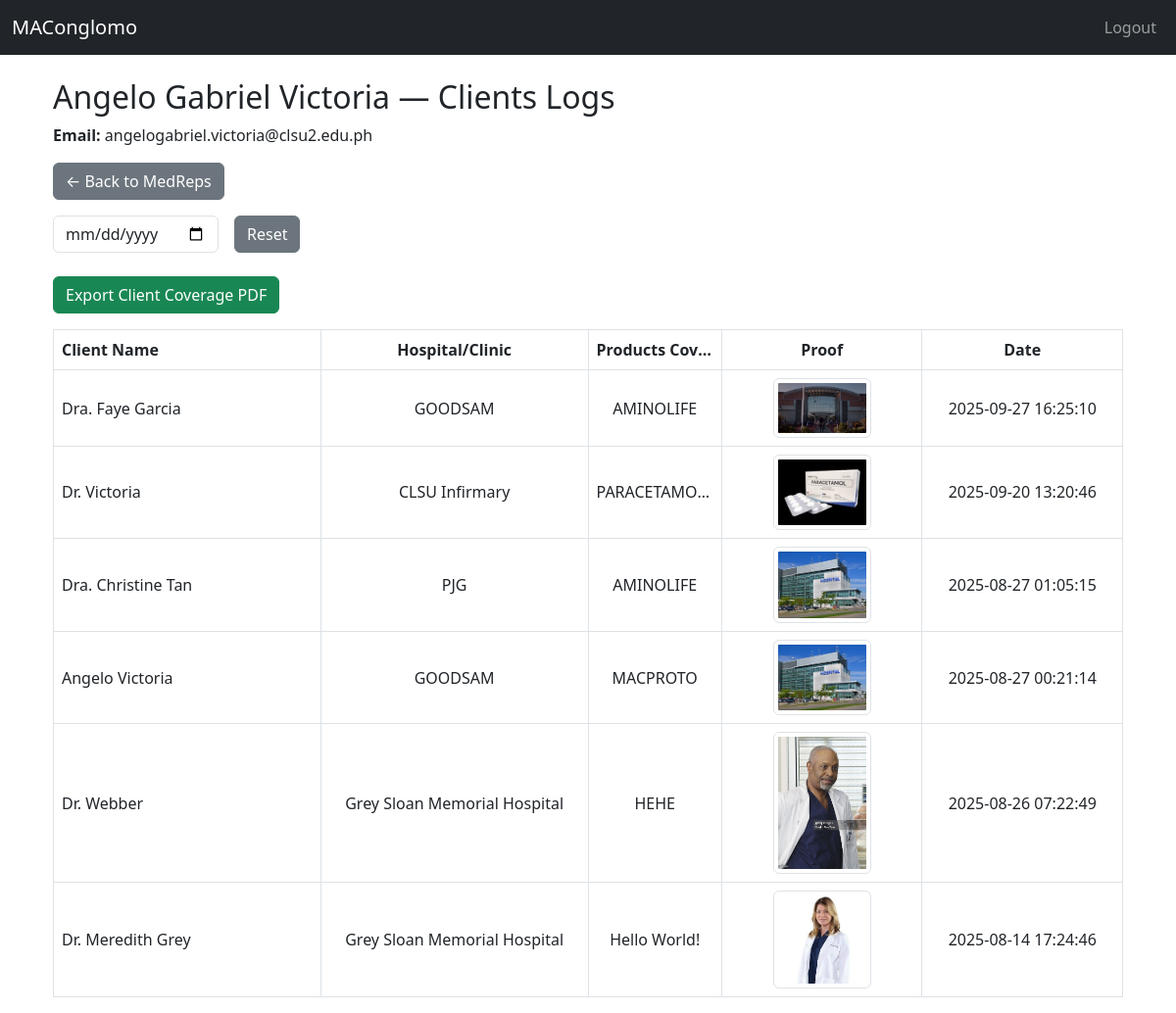
Screenshot of /admin/view_medrep.php?id=7&log=clients (signed in) with the database file from the repository.
### tables this page shows
CREATE TABLE `users` (
  `id` int NOT NULL,
  `role_id` int NOT NULL,
  `full_name` varchar(150) DEFAULT NULL,
  `email` varchar(150) DEFAULT NULL,
  `password_hash` varchar(255) NOT NULL,
  `is_approved` tinyint(1) DEFAULT '0',
  `is_active` tinyint(1) DEFAULT '1',
  `created_at` datetime DEFAULT CURRENT_TIMESTAMP,
  `updated_at` datetime DEFAULT CURRENT_TIMESTAMP ON UPDATE CURRENT_TIMESTAMP,
  `must_change_password` tinyint(1) NOT NULL DEFAULT '0'
);

CREATE TABLE `client_logs` (
  `id` int NOT NULL,
  `medrep_id` int NOT NULL,
  `date` date NOT NULL,
  `client_name` varchar(255) NOT NULL,
  `hospital_clinic` varchar(255) NOT NULL,
  `products_covered` text NOT NULL,
  `proof_image` varchar(255) NOT NULL,
  `created_at` timestamp NULL DEFAULT CURRENT_TIMESTAMP
);

### admin/view_medrep.php (the view, shortened to what this page needs)
<?php
require_once __DIR__ . '/../config/database.php';
$medrep_id = $_GET['id'] ?? null;
$log_type = $_GET['log'] ?? 'clients';
$filterDate = $_GET['date'] ?? null;
$stmt = $pdo->prepare("SELECT full_name, email FROM users WHERE id = ? AND role_id = 3");
$stmt->execute([$medrep_id]);
$medrep = $stmt->fetch();
if ($log_type === "clients") {
    $sql = "
        SELECT c.id, c.client_name, c.hospital_clinic,
               c.products_covered, c.proof_image, c.created_at, c.date
        FROM client_logs c
        WHERE c.medrep_id = ?
    ";
}
$params = [$medrep_id];
$sql .= " ORDER BY created_at DESC";
$logs = $pdo->prepare($sql);
$logs->execute($params);
include __DIR__ . '/../inc/header.php';
?>
<div class="container mt-4">
    <h2><?= htmlspecialchars($medrep['full_name']) ?> — <?= ucfirst($log_type) ?> Logs</h2>
    <p><strong>Email:</strong> <?= htmlspecialchars($medrep['email']) ?></p>
    <a href="medreps.php" class="btn btn-secondary mb-3">← Back to MedReps</a>
    <form method="get" class="row g-3 mb-4" id="filterForm">
        <div class="col-auto">
            <input type="date" name="date" class="form-control"
                value="<?= htmlspecialchars($filterDate ?? '') ?>"
                onchange="document.getElementById('filterForm').submit();">
        </div>
        <div class="col-auto">
            <a href="?id=<?= htmlspecialchars($medrep_id) ?>&log=<?= htmlspecialchars($log_type) ?>"
                class="btn btn-secondary">Reset</a>
        </div>
    </form>
    <div class="mb-3">
        <?php if ($log_type === "clients"): ?>
            <a href="client_coverage_pdf.php?id=<?= $medrep_id ?>&date=<?= urlencode($filterDate ?? '') ?>"
                target="_blank" class="btn btn-success">
                Export Client Coverage PDF
            </a>
        <?php endif; ?>
    </div>
    <table class="table table-bordered align-middle">
        <thead>
            <tr>
                <?php if ($log_type === "clients"): ?>
                    <th>Client Name</th>
                    <th>Hospital/Clinic</th>
                    <th>Products Covered</th>
                    <th>Proof</th>
                    <th>Date</th>
                <?php endif; ?>
            </tr>
        </thead>
        <tbody>
            <?php foreach ($logs as $log): ?>
                <tr>
                    <?php if ($log_type === "clients"): ?>
                        <td><?= htmlspecialchars($log['client_name']) ?></td>
                        <td><?= htmlspecialchars($log['hospital_clinic']) ?></td>
                        <td><?= nl2br(htmlspecialchars($log['products_covered'])) ?></td>
                        <td>
                            <?php if (!empty($log['proof_image'])): ?>
                                <img src="../<?= htmlspecialchars($log['proof_image']) ?>"
                                    alt="Proof Image"
                                    class="img-thumbnail"
                                    style="max-width: 100px; cursor:pointer;"
                                    data-bs-toggle="modal"
                                    data-bs-target="#imageModal<?= $log['id'] ?>">
                            <?php else: ?>
                                <span class="text-muted">No Proof</span>
                            <?php endif; ?>
                        </td>
                        <td><?= htmlspecialchars($log['created_at']) ?></td>
                    <?php endif; ?>
                </tr>
            <?php endforeach; ?>
        </tbody>
    </table>
</div>
<?php include __DIR__ . '/../inc/footer.php'; ?>

### inc/header.php (shortened to what this page needs)
<!DOCTYPE html>
<html lang="en">
<head>
    <link href="https://cdn.jsdelivr.net/npm/bootstrap@5.3.0/dist/css/bootstrap.min.css" rel="stylesheet">
</head>
<body>
    <nav class="navbar navbar-expand-lg navbar-dark bg-dark mb-4">
        <div class="container-fluid">
            <a class="navbar-brand" href="/maconglomo_app/public/index.php">MAConglomo</a>
            <div class="collapse navbar-collapse">
                <ul class="navbar-nav ms-auto">
                    <?php if (!empty($_SESSION['user_id'])): ?>
                        <li class="nav-item"><a class="nav-link" href="/maconglomo_app/public/logout.php">Logout</a></li>
                    <?php else: ?>
                        <li class="nav-item"><a class="nav-link" href="/maconglomo_app/public/login.php">Login</a></li>
                    <?php endif; ?>
                </ul>
            </div>
        </div>
    </nav>
    <div class="container">

### inc/footer.php (shortened to what this page needs)
</div>
</body>
</html>

### inc/header.php (style rules this page uses)
.table { table-layout: fixed; width: 100%; }
.table th, .table td { white-space: nowrap; overflow: hidden; text-overflow: ellipsis; text-align: center; }
.table th:nth-child(1), .table td:nth-child(1) { text-align: left; width: 20%; }
.table th:nth-child(2), .table td:nth-child(2) { width: 20%; }
.table th:nth-child(3), .table td:nth-child(3) { width: 10%; }
.table th:nth-child(4), .table td:nth-child(4) { width: 15%; }
.table th:nth-child(5), .table td:nth-child(5) { width: 15%; }

### rows the page displays
users: full_name "Angelo Gabriel Victoria", email "angelogabriel.victoria@clsu2.edu.ph"
client_logs: client_name "Dra. Faye Garcia", hospital_clinic "GOODSAM", products_covered "AMINOLIFE", proof_image (picture), created_at "2025-09-27 16:25:10"
client_logs: client_name "Dr. Victoria", hospital_clinic "CLSU Infirmary", products_covered "PARACETAMO…", proof_image (picture), created_at "2025-09-20 13:20:46"
client_logs: client_name "Dra. Christine Tan", hospital_clinic "PJG", products_covered "AMINOLIFE", proof_image (picture), created_at "2025-08-27 01:05:15"
client_logs: client_name "Angelo Victoria", hospital_clinic "GOODSAM", products_covered "MACPROTO", proof_image (picture), created_at "2025-08-27 00:21:14"
client_logs: client_name "Dr. Webber", hospital_clinic "Grey Sloan Memorial Hospital", products_covered "HEHE", proof_image (picture), created_at "2025-08-26 07:22:49"
client_logs: client_name "Dr. Meredith Grey", hospital_clinic "Grey Sloan Memorial Hospital", products_covered "Hello World!", proof_image (picture), created_at "2025-08-14 17:24:46"

### other values shown
$log_type "Clients"
